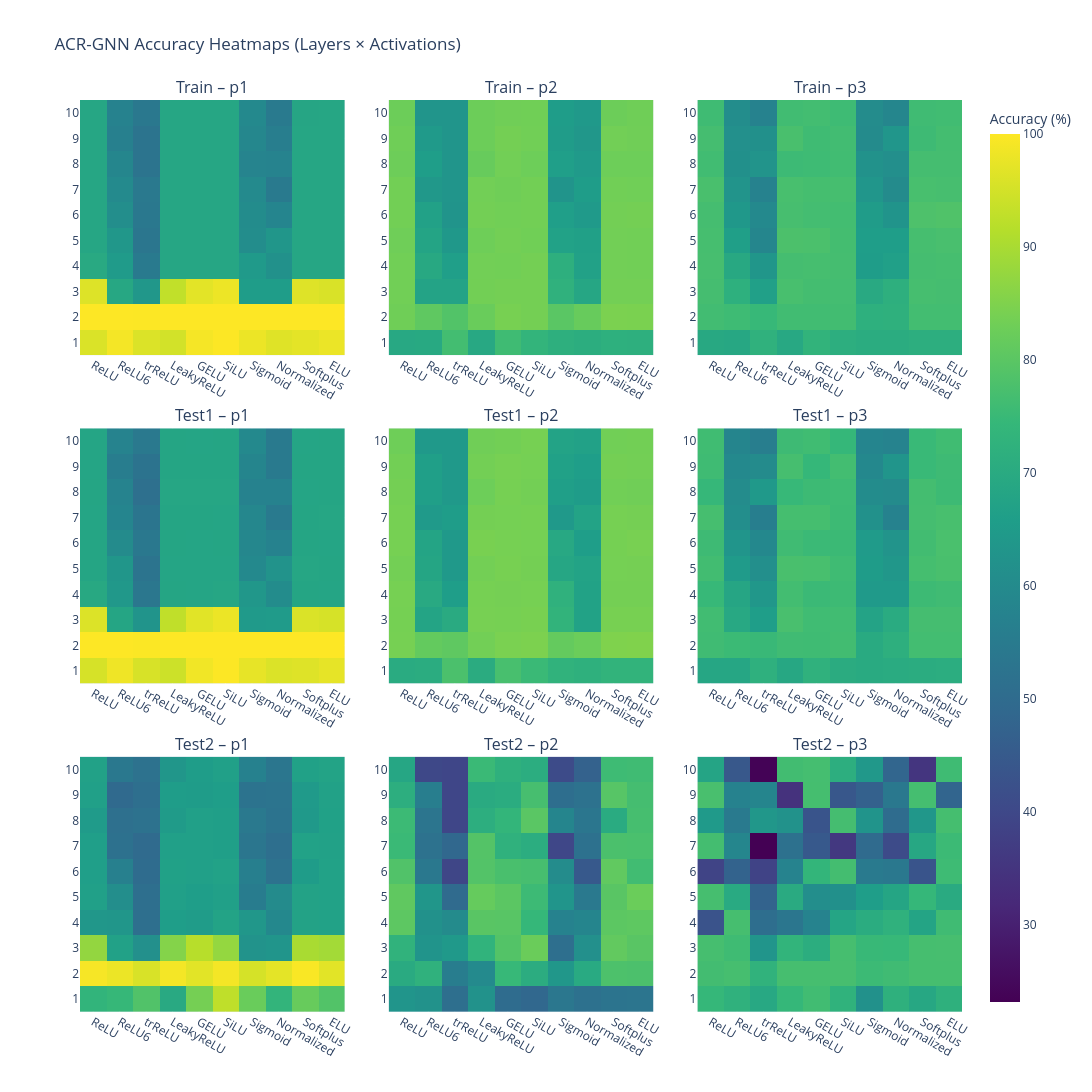

Notebook source saved alongside this figure:
### Code cell
heatmap_grid(df_best_lr[df_best_lr.hidden_dimension == best_hidden]).show()

### Figure 1 — Plotly figure (JSON) as saved in the notebook; plotly's stock layout.template omitted (floating-point values rounded to 4 significant figures)
{"data": [{"coloraxis": "coloraxis", "hovertemplate": "Layer: %{y}<br>Activation: %{x}<br>train_micro: %{z:.2f}<extra></extra>", "type": "heatmap", "x": ["ReLU", "ReLU6", "trReLU", "LeakyReLU", "GELU", "SiLU", "Sigmoid", "Normalized", "Softplus", "ELU"], "xaxis": "x", "y": ["1", "2", "3", "4", "5", "6", "7", "8", "9", "10"], "yaxis": "y", "z": [[95.88, 98.92, 96.03, 94.91, 99.09, 99.92, 97.97, 96.49, 97.07, 97.84], [100.0, 100.0, 99.85, 100.0, 100.0, 100.0, 100.0, 99.98, 100.0, 100.0], [96.26, 68.84, 63.81, 92.9, 96.96, 98.12, 65.54, 65.51, 96.29, 95.69], [69.76, 64.87, 54.76, 68.68, 68.59, 68.65, 64.72, 62.03, 68.59, 68.56], [68.53, 63.7, 53.24, 68.52, 68.53, 68.51, 60.6, 63.39, 68.62, 68.47], [68.62, 61.11, 54.13, 68.54, 68.6, 68.68, 60.45, 58.13, 68.59, 68.58], [68.56, 59.73, 54.37, 68.61, 68.59, 68.63, 59.72, 54.65, 68.54, 68.51], [68.44, 58.66, 52.66, 68.54, 68.62, 68.54, 57.84, 57.73, 68.49, 68.56], [68.57, 56.64, 52.79, 68.61, 68.51, 68.53, 58.82, 56.1, 68.59, 68.57], [68.45, 57.43, 53.9, 68.48, 68.51, 68.49, 59.33, 54.63, 68.42, 68.48]]}, {"coloraxis": "coloraxis", "hovertemplate": "Layer: %{y}<br>Activation: %{x}<br>train_micro: %{z:.2f}<extra></extra>", "type": "heatmap", "x": ["ReLU", "ReLU6", "trReLU", "LeakyReLU", "GELU", "SiLU", "Sigmoid", "Normalized", "Softplus", "ELU"], "xaxis": "x2", "y": ["1", "2", "3", "4", "5", "6", "7", "8", "9", "10"], "yaxis": "y2", "z": [[69.19, 69.53, 76.48, 69.28, 75.86, 73.54, 71.58, 70.95, 71.86, 71.8], [83.09, 80.69, 78.71, 82.24, 84.06, 83.66, 79.94, 81.88, 84.44, 84.38], [83.31, 67.73, 67.69, 83.45, 83.65, 83.7, 72.44, 68.59, 83.54, 83.58], [83.29, 69.43, 66.12, 83.4, 83.26, 83.68, 71.62, 67.04, 83.4, 83.27], [83.02, 67.79, 64.16, 82.94, 83.48, 83.23, 67.17, 66.71, 83.37, 83.33], [83.46, 66.95, 62.96, 83.56, 83.31, 83.42, 66.12, 64.58, 83.57, 83.64], [83.43, 64.04, 63.04, 83.38, 83.1, 83.45, 62.85, 65.65, 83.3, 83.21], [82.73, 65.92, 63.04, 81.89, 83.36, 82.79, 66.11, 64.7, 82.79, 82.8], [83.04, 64.57, 63.04, 82.64, 83.66, 83.24, 65.24, 63.68, 83.38, 83.19], [82.56, 62.97, 63.02, 82.64, 83.13, 83.23, 65.6, 64.37, 82.69, 83.07]]}, {"coloraxis": "coloraxis", "hovertemplate": "Layer: %{y}<br>Activation: %{x}<br>train_micro: %{z:.2f}<extra></extra>", "type": "heatmap", "x": ["ReLU", "ReLU6", "trReLU", "LeakyReLU", "GELU", "SiLU", "Sigmoid", "Normalized", "Softplus", "ELU"], "xaxis": "x3", "y": ["1", "2", "3", "4", "5", "6", "7", "8", "9", "10"], "yaxis": "y3", "z": [[69.33, 69.01, 72.5, 69.32, 73.07, 71.2, 70.55, 70.63, 71.2, 71.4], [76.29, 75.81, 74.74, 76.19, 76.25, 76.35, 71.85, 72.1, 76.52, 76.46], [76.76, 71.85, 66.65, 77.19, 76.7, 76.57, 69.7, 71.54, 76.89, 76.78], [77.08, 69.36, 63.41, 76.76, 76.9, 76.77, 65.43, 66.58, 76.75, 76.89], [76.95, 66.15, 58.68, 77.91, 77.68, 76.71, 65.85, 65.85, 76.89, 77.34], [76.75, 64.11, 59.39, 77.11, 76.58, 76.5, 65.19, 62.93, 78.08, 78.49], [77.45, 62.73, 57.22, 77.24, 76.86, 77.0, 63.29, 60.13, 77.27, 77.06], [76.2, 61.73, 62.8, 75.56, 75.76, 76.21, 62.06, 61.34, 76.81, 76.8], [76.77, 61.55, 61.62, 77.45, 75.92, 76.33, 60.19, 63.3, 75.69, 76.62], [75.91, 60.65, 57.3, 76.13, 76.56, 75.71, 60.28, 58.51, 76.03, 76.17]]}, {"coloraxis": "coloraxis", "hovertemplate": "Layer: %{y}<br>Activation: %{x}<br>test1_micro: %{z:.2f}<extra></extra>", "type": "heatmap", "x": ["ReLU", "ReLU6", "trReLU", "LeakyReLU", "GELU", "SiLU", "Sigmoid", "Normalized", "Softplus", "ELU"], "xaxis": "x4", "y": ["1", "2", "3", "4", "5", "6", "7", "8", "9", "10"], "yaxis": "y4", "z": [[95.41, 98.4, 95.52, 94.19, 98.61, 99.93, 97.38, 95.96, 96.32, 97.31], [100.0, 100.0, 99.81, 100.0, 100.0, 100.0, 100.0, 99.99, 100.0, 100.0], [96.05, 68.34, 62.88, 92.75, 96.72, 97.97, 64.65, 65.01, 95.85, 95.34], [69.36, 63.97, 53.82, 68.34, 68.25, 68.49, 63.71, 60.48, 68.28, 68.23], [68.27, 63.42, 52.6, 68.23, 68.24, 68.26, 59.52, 62.56, 68.43, 68.31], [68.33, 59.98, 54.12, 68.33, 68.26, 68.37, 58.82, 57.26, 68.27, 68.25], [68.25, 58.1, 53.13, 68.3, 68.3, 68.26, 59.01, 54.63, 68.36, 68.44], [68.27, 57.64, 51.49, 68.53, 68.49, 68.44, 57.42, 57.47, 68.17, 68.38], [68.18, 55.54, 52.56, 68.33, 68.28, 68.37, 58.34, 54.87, 68.29, 68.29], [68.18, 57.72, 54.36, 68.27, 68.22, 68.31, 59.32, 54.79, 68.2, 68.34]]}, {"coloraxis": "coloraxis", "hovertemplate": "Layer: %{y}<br>Activation: %{x}<br>test1_micro: %{z:.2f}<extra></extra>", "type": "heatmap", "x": ["ReLU", "ReLU6", "trReLU", "LeakyReLU", "GELU", "SiLU", "Sigmoid", "Normalized", "Softplus", "ELU"], "xaxis": "x5", "y": ["1", "2", "3", "4", "5", "6", "7", "8", "9", "10"], "yaxis": "y5", "z": [[70.27, 70.55, 77.7, 70.46, 77.25, 75.12, 72.85, 72.09, 73.14, 73.13], [83.89, 81.36, 80.64, 83.35, 84.34, 84.58, 81.37, 82.42, 85.02, 85.12], [83.8, 67.9, 69.99, 83.96, 83.87, 84.19, 73.19, 67.2, 84.05, 83.98], [83.9, 69.58, 65.74, 83.93, 83.72, 83.86, 72.49, 67.22, 83.7, 83.68], [83.55, 68.28, 64.46, 83.59, 84.02, 83.68, 68.56, 67.54, 83.78, 83.73], [83.89, 67.78, 64.21, 84.17, 83.94, 83.73, 69.21, 65.89, 83.82, 84.1], [83.9, 64.72, 65.48, 83.64, 83.76, 83.86, 64.38, 67.41, 83.87, 83.73], [83.6, 66.34, 64.31, 82.76, 83.87, 83.52, 66.3, 65.39, 83.3, 83.11], [83.47, 66.29, 64.31, 83.49, 83.96, 83.73, 66.77, 65.92, 83.7, 83.59], [82.89, 64.3, 64.31, 83.15, 83.44, 83.91, 67.46, 66.97, 83.32, 83.43]]}, {"coloraxis": "coloraxis", "hovertemplate": "Layer: %{y}<br>Activation: %{x}<br>test1_micro: %{z:.2f}<extra></extra>", "type": "heatmap", "x": ["ReLU", "ReLU6", "trReLU", "LeakyReLU", "GELU", "SiLU", "Sigmoid", "Normalized", "Softplus", "ELU"], "xaxis": "x6", "y": ["1", "2", "3", "4", "5", "6", "7", "8", "9", "10"], "yaxis": "y6", "z": [[68.61, 68.54, 71.99, 68.82, 72.31, 70.41, 69.93, 70.2, 70.53, 70.92], [76.0, 75.37, 74.93, 76.07, 75.87, 76.41, 69.94, 71.5, 76.49, 76.55], [76.13, 69.22, 65.92, 77.34, 76.07, 76.17, 67.67, 70.31, 76.72, 76.74], [74.76, 68.42, 63.72, 76.5, 75.3, 75.58, 64.69, 64.53, 75.67, 76.0], [76.36, 64.82, 61.26, 77.4, 77.29, 75.92, 65.31, 63.6, 76.86, 77.39], [75.67, 63.23, 59.31, 76.05, 75.28, 75.32, 65.0, 62.79, 76.38, 77.57], [76.96, 60.9, 56.18, 76.86, 76.86, 75.61, 61.92, 57.39, 76.77, 77.22], [74.49, 60.3, 64.31, 74.7, 75.61, 75.72, 60.49, 60.15, 76.69, 75.67], [75.9, 59.36, 60.07, 77.02, 74.26, 76.54, 59.19, 63.04, 74.99, 75.69], [76.08, 58.19, 56.11, 75.68, 76.1, 74.28, 58.17, 57.77, 75.01, 76.12]]}, {"coloraxis": "coloraxis", "hovertemplate": "Layer: %{y}<br>Activation: %{x}<br>test2_micro: %{z:.2f}<extra></extra>", "type": "heatmap", "x": ["ReLU", "ReLU6", "trReLU", "LeakyReLU", "GELU", "SiLU", "Sigmoid", "Normalized", "Softplus", "ELU"], "xaxis": "x7", "y": ["1", "2", "3", "4", "5", "6", "7", "8", "9", "10"], "yaxis": "y7", "z": [[73.34, 74.55, 78.61, 69.58, 83.73, 92.62, 82.14, 73.53, 81.89, 78.78], [99.18, 98.04, 95.57, 98.92, 96.85, 98.96, 95.25, 97.04, 99.53, 96.83], [87.43, 67.03, 61.58, 85.61, 91.75, 87.5, 62.46, 62.98, 90.08, 89.26], [63.59, 63.54, 51.08, 65.94, 65.21, 67.42, 63.68, 59.18, 67.38, 67.19], [66.62, 60.93, 51.15, 66.62, 65.89, 66.65, 55.51, 59.95, 67.23, 67.1], [66.1, 56.63, 50.16, 66.81, 66.55, 67.14, 56.34, 51.93, 65.3, 67.16], [66.1, 51.71, 49.65, 66.65, 66.66, 66.21, 53.37, 51.18, 67.09, 66.9], [64.91, 51.44, 52.06, 65.09, 66.62, 66.21, 54.28, 52.38, 64.38, 66.8], [66.46, 49.52, 51.22, 65.62, 65.39, 65.87, 52.41, 52.65, 64.53, 66.87], [66.97, 53.98, 52.14, 63.41, 65.6, 66.46, 56.97, 53.24, 66.8, 67.44]]}, {"coloraxis": "coloraxis", "hovertemplate": "Layer: %{y}<br>Activation: %{x}<br>test2_micro: %{z:.2f}<extra></extra>", "type": "heatmap", "x": ["ReLU", "ReLU6", "trReLU", "LeakyReLU", "GELU", "SiLU", "Sigmoid", "Normalized", "Softplus", "ELU"], "xaxis": "x8", "y": ["1", "2", "3", "4", "5", "6", "7", "8", "9", "10"], "yaxis": "y8", "z": [[63.18, 62.16, 50.94, 62.36, 50.11, 48.86, 53.76, 51.73, 52.64, 53.0], [70.03, 72.32, 55.68, 59.63, 74.76, 70.75, 63.73, 69.85, 77.98, 77.8], [72.84, 62.86, 64.39, 72.98, 78.94, 82.32, 51.11, 61.57, 81.1, 79.73], [80.41, 62.04, 60.0, 79.75, 79.59, 74.38, 57.29, 58.28, 80.25, 80.59], [80.86, 63.31, 49.77, 81.65, 80.03, 75.56, 63.26, 54.29, 79.75, 82.4], [78.54, 53.98, 39.46, 78.92, 77.41, 77.04, 60.35, 44.77, 80.94, 76.23], [75.15, 51.95, 48.69, 78.97, 72.39, 70.9, 39.73, 51.83, 77.66, 77.61], [75.42, 52.95, 39.6, 71.46, 73.62, 79.95, 58.29, 53.36, 70.26, 76.95], [71.37, 56.11, 39.6, 70.1, 70.67, 77.06, 50.75, 52.09, 79.42, 76.78], [68.72, 39.94, 39.6, 75.09, 72.0, 70.82, 40.9, 47.12, 75.78, 76.07]]}, {"coloraxis": "coloraxis", "hovertemplate": "Layer: %{y}<br>Activation: %{x}<br>test2_micro: %{z:.2f}<extra></extra>", "type": "heatmap", "x": ["ReLU", "ReLU6", "trReLU", "LeakyReLU", "GELU", "SiLU", "Sigmoid", "Normalized", "Softplus", "ELU"], "xaxis": "x9", "y": ["1", "2", "3", "4", "5", "6", "7", "8", "9", "10"], "yaxis": "y9", "z": [[74.36, 72.35, 69.21, 74.44, 76.13, 72.63, 61.96, 72.06, 68.96, 72.14], [76.43, 76.96, 72.83, 76.99, 77.02, 77.04, 75.46, 75.98, 77.01, 76.96], [76.95, 75.83, 62.99, 73.28, 71.06, 76.96, 74.82, 74.7, 76.96, 77.04], [43.14, 76.95, 50.89, 53.23, 57.66, 68.24, 70.58, 72.42, 67.88, 76.0], [76.94, 69.85, 47.41, 70.02, 60.91, 61.62, 65.84, 68.34, 74.45, 69.99], [38.98, 47.53, 38.59, 57.61, 73.78, 76.67, 54.77, 54.06, 43.26, 75.78], [76.61, 58.47, 23.2, 51.65, 44.56, 35.8, 49.62, 40.8, 68.94, 75.51], [64.51, 54.73, 63.85, 62.3, 43.27, 76.74, 62.93, 50.06, 63.58, 76.87], [77.36, 57.17, 58.24, 34.29, 76.87, 44.04, 46.84, 54.01, 76.85, 47.97], [68.07, 44.38, 23.68, 76.35, 76.85, 71.32, 63.98, 48.29, 35.08, 75.95]]}], "layout": {"annotations": [{"font": {"size": 16}, "showarrow": false, "text": "Train – p1", "x": 0.15, "xanchor": "center", "xref": "paper", "y": 1, "yanchor": "bottom", "yref": "paper"}, {"font": {"size": 16}, "showarrow": false, "text": "Train – p2", "x": 0.5, "xanchor": "center", "xref": "paper", "y": 1, "yanchor": "bottom", "yref": "paper"}, {"font": {"size": 16}, "showarrow": false, "text": "Train – p3", "x": 0.85, "xanchor": "center", "xref": "paper", "y": 1, "yanchor": "bottom", "yref": "paper"}, {"font": {"size": 16}, "showarrow": false, "text": "Test1 – p1", "x": 0.15, "xanchor": "center", "xref": "paper", "y": 0.64, "yanchor": "bottom", "yref": "paper"}, {"font": {"size": 16}, "showarrow": false, "text": "Test1 – p2", "x": 0.5, "xanchor": "center", "xref": "paper", "y": 0.64, "yanchor": "bottom", "yref": "paper"}, {"font": {"size": 16}, "showarrow": false, "text": "Test1 – p3", "x": 0.85, "xanchor": "center", "xref": "paper", "y": 0.64, "yanchor": "bottom", "yref": "paper"}, {"font": {"size": 16}, "showarrow": false, "text": "Test2 – p1", "x": 0.15, "xanchor": "center", "xref": "paper", "y": 0.28, "yanchor": "bottom", "yref": "paper"}, {"font": {"size": 16}, "showarrow": false, "text": "Test2 – p2", "x": 0.5, "xanchor": "center", "xref": "paper", "y": 0.28, "yanchor": "bottom", "yref": "paper"}, {"font": {"size": 16}, "showarrow": false, "text": "Test2 – p3", "x": 0.85, "xanchor": "center", "xref": "paper", "y": 0.28, "yanchor": "bottom", "yref": "paper"}], "coloraxis": {"colorbar": {"title": {"text": "Accuracy (%)"}}, "colorscale": [[0, "#440154"], [0.1111, "#482878"], [0.2222, "#3e4989"], [0.3333, "#31688e"], [0.4444, "#26828e"], [0.5556, "#1f9e89"], [0.6667, "#35b779"], [0.7778, "#6ece58"], [0.8889, "#b5de2b"], [1, "#fde725"]]}, "height": 1200, "title": {"text": "ACR-GNN Accuracy Heatmaps (Layers × Activations)"}, "width": 1200, "xaxis": {"anchor": "y", "domain": [0, 0.3]}, "xaxis2": {"anchor": "y2", "domain": [0.35, 0.65]}, "xaxis3": {"anchor": "y3", "domain": [0.7, 1]}, "xaxis4": {"anchor": "y4", "domain": [0, 0.3]}, "xaxis5": {"anchor": "y5", "domain": [0.35, 0.65]}, "xaxis6": {"anchor": "y6", "domain": [0.7, 1]}, "xaxis7": {"anchor": "y7", "domain": [0, 0.3]}, "xaxis8": {"anchor": "y8", "domain": [0.35, 0.65]}, "xaxis9": {"anchor": "y9", "domain": [0.7, 1]}, "yaxis": {"anchor": "x", "domain": [0.72, 1]}, "yaxis2": {"anchor": "x2", "domain": [0.72, 1]}, "yaxis3": {"anchor": "x3", "domain": [0.72, 1]}, "yaxis4": {"anchor": "x4", "domain": [0.36, 0.64]}, "yaxis5": {"anchor": "x5", "domain": [0.36, 0.64]}, "yaxis6": {"anchor": "x6", "domain": [0.36, 0.64]}, "yaxis7": {"anchor": "x7", "domain": [0, 0.28]}, "yaxis8": {"anchor": "x8", "domain": [0, 0.28]}, "yaxis9": {"anchor": "x9", "domain": [0, 0.28]}}}
